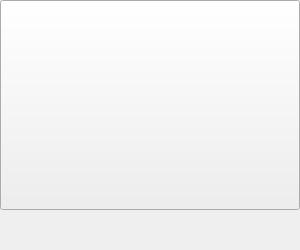
<?xml version="1.0" encoding="UTF-8"?>
<ui version="4.0">
    <class>CategoryPB</class>
    <widget class="QWidget" name="CategoryPB">
        <property name="geometry">
            <rect>
                <x>0</x>
                <y>0</y>
                <width>300</width>
                <height>250</height>
            </rect>
        </property>
        <property name="minimumSize">
            <size>
                <width>300</width>
                <height>250</height>
            </size>
        </property>
        <property name="maximumSize">
            <size>
                <width>300</width>
                <height>250</height>
            </size>
        </property>
        <property name="windowTitle">
            <string>Form</string>
        </property>
        <widget class="QWidget" name="verticalLayoutWidget">
            <property name="geometry">
                <rect>
                    <x>0</x>
                    <y>0</y>
                    <width>302</width>
                    <height>258</height>
                </rect>
            </property>
            <layout class="QVBoxLayout" name="verticalLayout_2">
                <property name="sizeConstraint">
                    <enum>QLayout::SetFixedSize</enum>
                </property>
                <item>
                    <widget class="QPushButton" name="pushButton">
                        <property name="minimumSize">
                            <size>
                                <width>300</width>
                                <height>210</height>
                            </size>
                        </property>
                        <property name="maximumSize">
                            <size>
                                <width>300</width>
                                <height>210</height>
                            </size>
                        </property>
                        <property name="text">
                            <string/>
                        </property>
                    </widget>
                </item>
                <item>
                    <widget class="QLabel" name="l_name">
                        <property name="minimumSize">
                            <size>
                                <width>300</width>
                                <height>40</height>
                            </size>
                        </property>
                        <property name="maximumSize">
                            <size>
                                <width>300</width>
                                <height>40</height>
                            </size>
                        </property>
                        <property name="font">
                            <font>
                                <family>MelodBold</family>
                                <pointsize>12</pointsize>
                                <weight>75</weight>
                                <bold>true</bold>
                            </font>
                        </property>
                        <property name="text">
                            <string/>
                        </property>
                    </widget>
                </item>
            </layout>
        </widget>
    </widget>
    <resources/>
    <connections/>
</ui>
